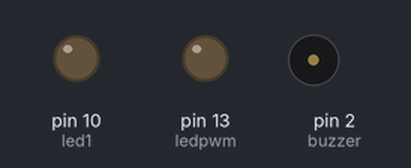
A sketch run on a simulated Arduino Uno, built with avr-gcc and run on an emulated ATmega328P. Shown: output pins drawn as LEDs (lit = HIGH), buzzer (waves = sounding, pin HIGH).

Above: at 0.25 s.
At 0.55 s:
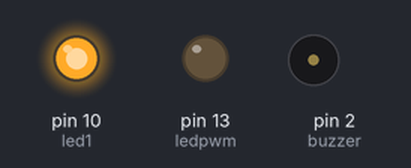
At 1.25 s:
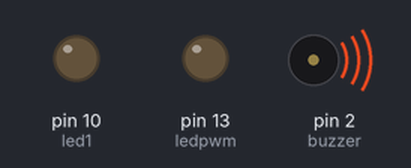
At 2.15 s:
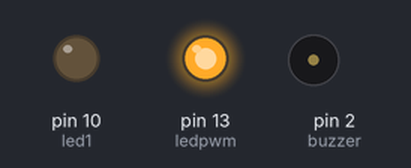
Timing chart, 0 to 3.0 s (numbered marks = the images above):
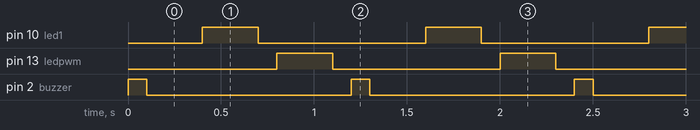

Measured:
- by itself, pin 10 (led1), pin 13 (ledpwm): alternates HIGH for 0.30 s and LOW for 0.90 s
- by itself, pin 2 (buzzer): alternates HIGH for 0.10 s and LOW for 1.1 s
- by itself, everything shown: repeats every 1.2 s, in 6 steps

The sketch:

leds-buzzer.ino
```cpp
#define buzzer 2
#define led1 10
#define ledpwm 13

void setup() {
  // initialize digital pin LED_BUILTIN as an output.
  pinMode(buzzer, OUTPUT);
  pinMode(led1, OUTPUT);
  pinMode(ledpwm, OUTPUT);
}

// the loop function runs over and over again forever
void loop() {
  digitalWrite(buzzer, HIGH);
  delay(100);
  digitalWrite(buzzer, LOW);
  delay(300);

  digitalWrite(led1, HIGH);
  delay(300);
  digitalWrite(led1, LOW);
  delay(100);

  digitalWrite(ledpwm, HIGH);
  delay(300);
  digitalWrite(ledpwm, LOW);
  delay(100);
}
```
